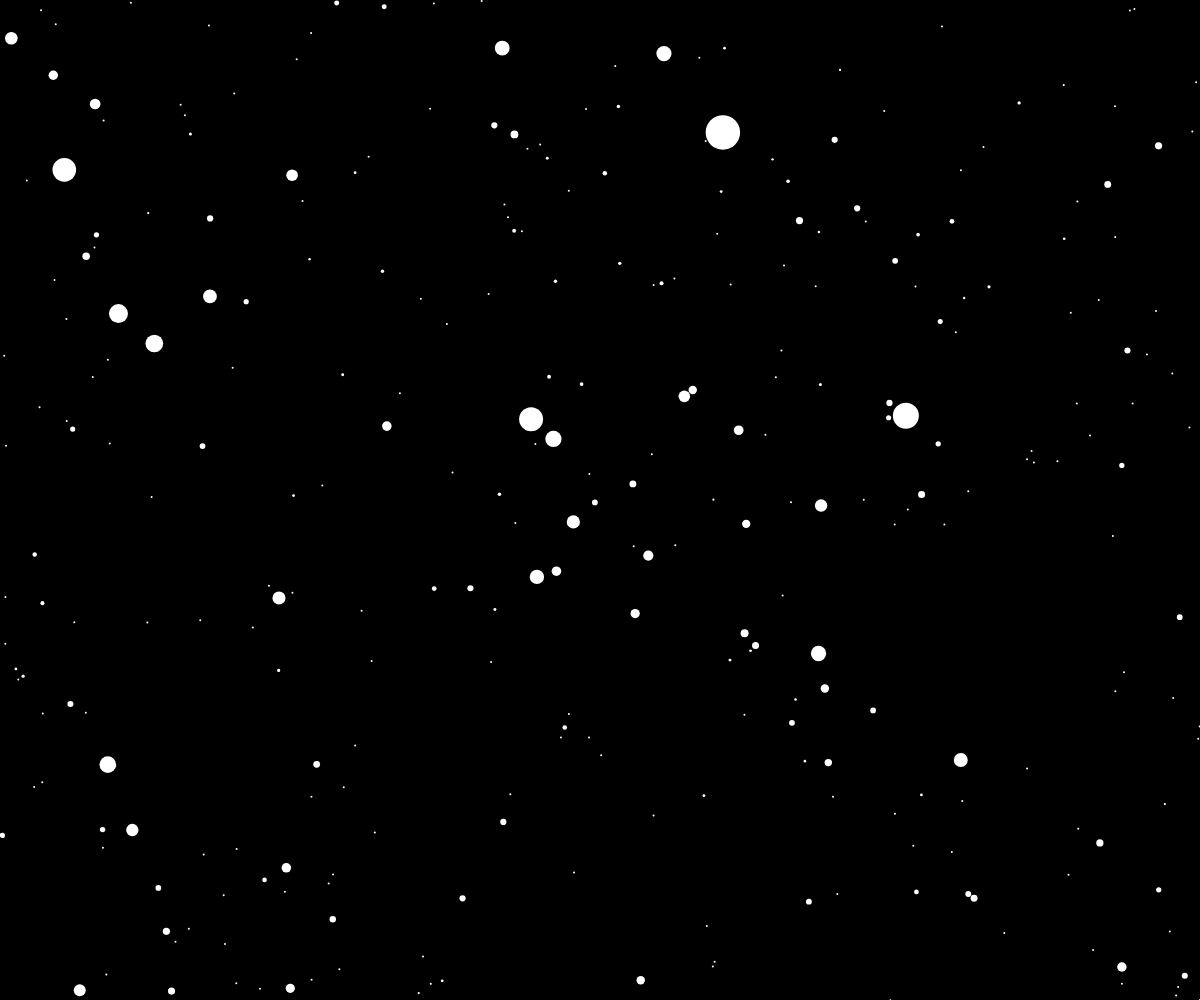
Frame 1 (no input)
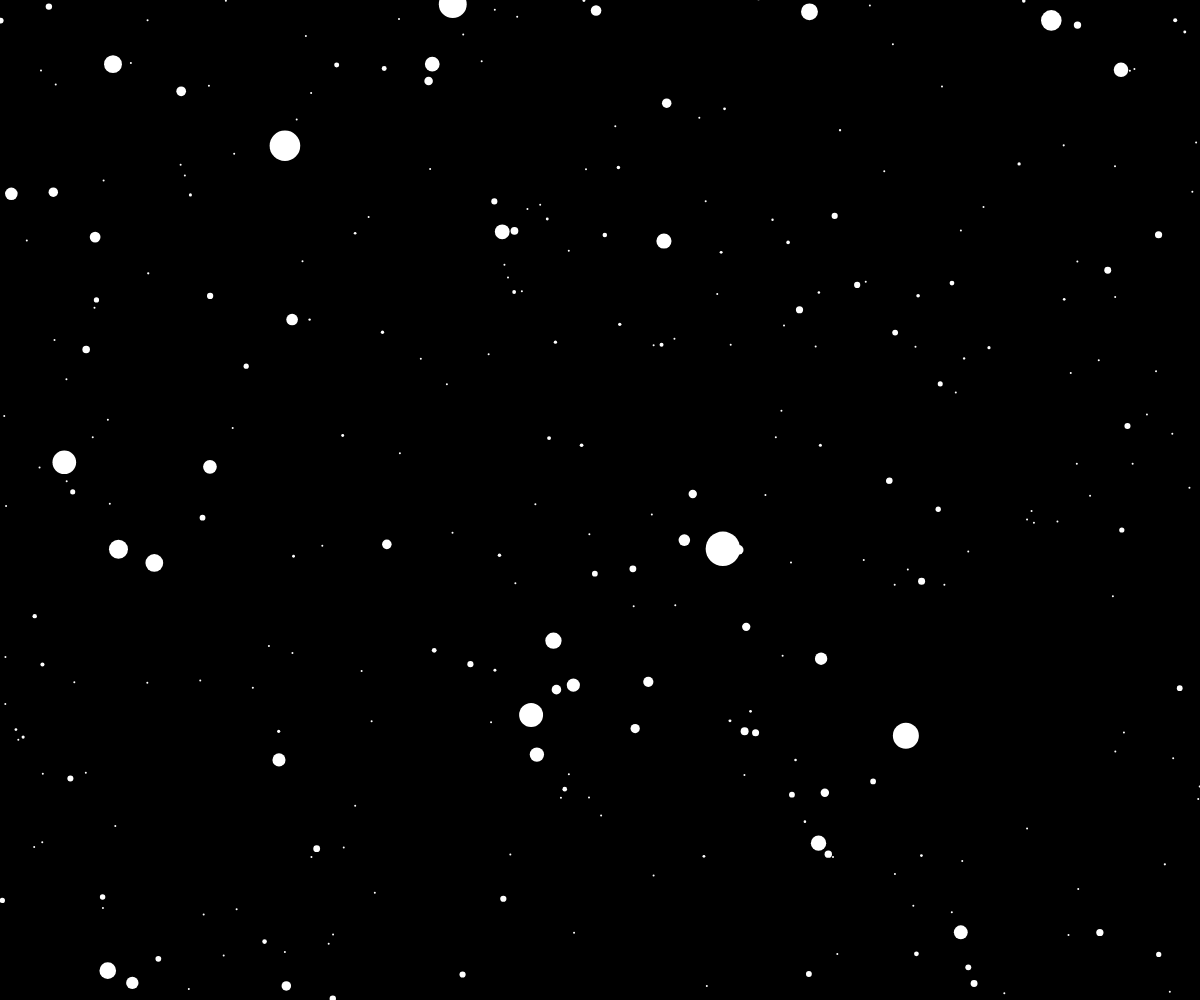
Frame 60 (no input)
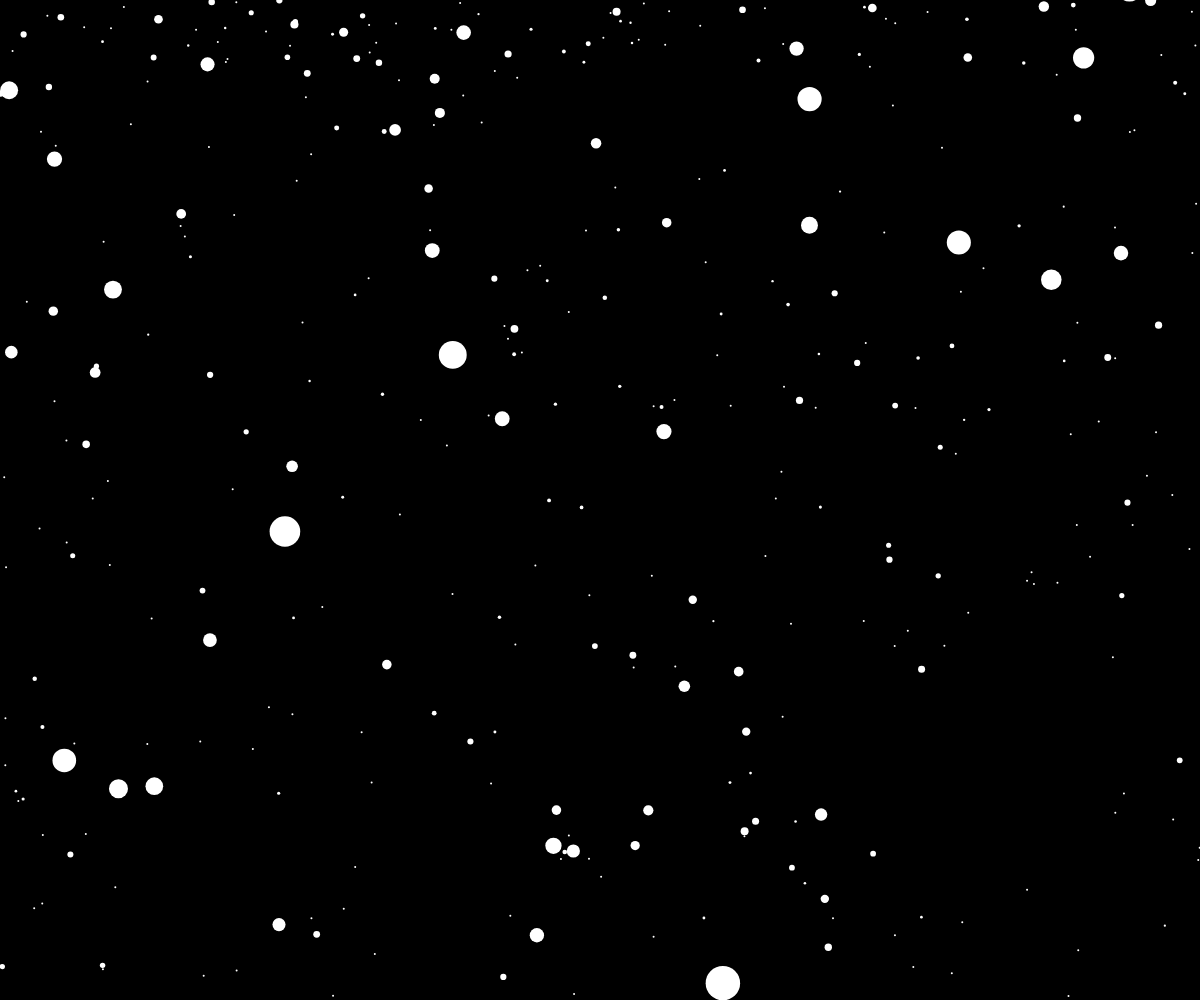
Frame 120 (the mouse pressed at the canvas centre since frame 60)

The p5.js sketch that drew these frames (run headless with seeded random() and noise() and a simulated clock; from frame 60 on, the mouse is pressed at the canvas centre):

// p5.js sketch
// ── sketch.js
let snow = [];
let gravity;

function setup() {
    createCanvas(windowWidth, windowHeight);
    gravity = createVector(0, 0.01);
    for(let i=0;i<300;i++){
        let x= random(width);
        let y= random(height);
        snow.push(new Snowflake(x,y));
    }
}

function draw() {
    background(0);
    snow.push(new Snowflake());
    for (flake of snow) {
        flake.applyForce(gravity);
        flake.update();
        flake.render();
    }
}
// ── snowflake.js
function getRandomSize() {
    let r = randomGaussian() * 2;
    return constrain(abs(r*r),2,36);
}

class Snowflake {
    constructor(sx, sy) {
        let x = sx || random(width); 
        let y = sy || random(-100, -10);
        this.pos = createVector(x, y);
        this.vel = createVector(0, 4);
        this.acc = createVector();
        this.r = getRandomSize();
    }

    applyForce(force) {
        let f = force.copy();
        f.mult(this.r);
        this.acc.add(f);
    }

    update() {
        this.vel.limit(this.r * 0.2);
        if(this.vel.mag()< 1){
            this.vel.normalize();
        }
        this.vel.add(this.acc);
        this.pos.add(this.vel);
        this.acc.mult(0);
        if(this.pos.y > height+this.r){
            this.randomize();
        }
    }
    render() {
        stroke(255);
        strokeWeight(this.r);
        point(this.pos.x, this.pos.y);
    }

    randomize(){
        let x =  random(width);
        let y =  random(-100, -10);
        this.pos = createVector(x, y);
        this.vel = createVector(0, 4);
        this.acc = createVector();
        this.r = getRandomSize();
    }

    offScreen() {
        return (this.pos.y > height + this.r);
    }
}
